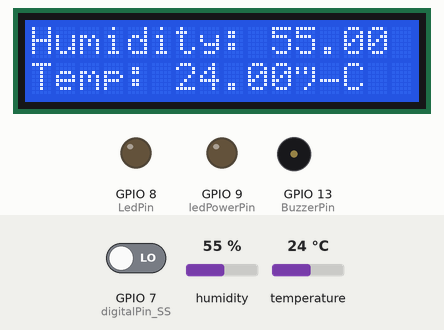
This sketch was run on a simulated ESP32-S3. Parts: 16×2 character LCD, output pins drawn as LEDs (lit = HIGH), buzzer (waves = sounding). The test bench sets the inputs (shaded band); at power-on: GPIO 7 (digitalPin_SS) LOW, humidity 55 %, temperature 24 °C. What the sketch prints to the serial monitor is not drawn.

Above: at 5.7 s.
5.8 s: GPIO 7 (digitalPin_SS) driven HIGH
At 9.0 s:
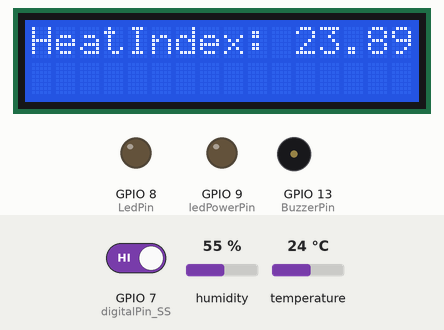
At 12.2 s:
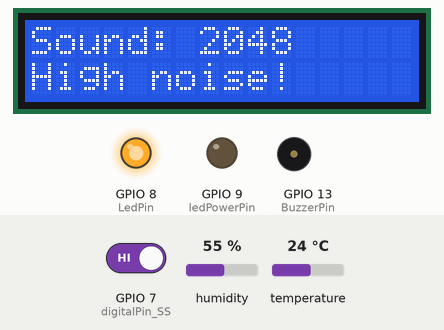
Timing chart, 0 to 15.7 s (numbered marks = the images above; inputs shaded):
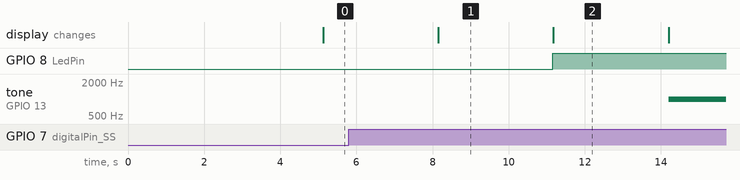

The sketch:

comp_DustSensor_Sensordata.ino
```cpp
#include <Wire.h>
#include <LiquidCrystal_I2C.h>
#include "DHT.h"

// Dust Sensor settings
const int dustSensorPin = 4;   // Analog pin connected to Vo (Pin 4 of the dust sensor)
const int ledPowerPin = 9;      // Digital pin to control the LED (Pin 3 of the dust sensor)
unsigned long samplingTime = 280;  // Duration to keep the LED on for dust sampling
unsigned long deltaTime = 40;      // Wait time after reading
unsigned long sleepTime = 9680;    // Time between consecutive readings (in ms)

LiquidCrystal_I2C lcd(0x27, 16, 2);  // I2C address 0x27, 16 columns, 2 rows

// DHT22 Sensor settings
int DHTPin = 2;
#define DHTTYPE DHT22
DHT dht(DHTPin, DHTTYPE);

float h, t, hic;

// Sound Sensor settings
int digitalPin_SS = 7;
int AnalogPin_SS = 0;
int BuzzerPin = 13;
int LedPin = 8;
int digitalVal;
int analogVal;

// MQ2 Gas Sensor settings
#define MQ2_AnalogPin 1
#define MQ2_Threshold 400
float Analog_sensorVal_MQ2;
float MQ2Voltage_Val;
float ppm_MQ2;

// MQ3 Gas Sensor settings
int Analogpin_MQ3 = 2;
float SensorVal_Analog_MQ3;
float MQ3Voltage_Val;
float ppm_MQ3;
#define MQ3Threshold 400

// MQ135 Gas Sensor
int MQ135_analogPin = 3;
float MQ135_Sensor_val;
float MQ135_SensVoltage;
float ppm_MQ135;

void setup()
{
  Serial.begin(9600);
  // Initialize the LCD
  lcd.begin(16, 2); // Update with the correct LCD size (16 columns, 2 rows)
  lcd.backlight();

  // Initialize sensors and actuators
  pinMode(digitalPin_SS, INPUT);
  pinMode(AnalogPin_SS, INPUT);
  pinMode(BuzzerPin, OUTPUT);
  pinMode(LedPin, OUTPUT);

  // Initialize dust sensor LED pin
  pinMode(ledPowerPin, OUTPUT);
  digitalWrite(ledPowerPin, LOW);  // Turn off LED initially

  dht.begin();
  delay(3000);
}

void loop()
{
  // DHT Sensor
  delay(2000);
  h = dht.readHumidity();
  t = dht.readTemperature();

  if (isnan(h) || isnan(t))
  {
    Serial.println(F("Failed to read from DHT sensor"));
    lcd.setCursor(0, 0);
    lcd.print("DHT error");
    return;
  }

  hic = dht.computeHeatIndex(t, h, false);

  // Display DHT Readings
  displayDHTReadings();

  // Sound Sensor
  digitalVal = digitalRead(digitalPin_SS);
  analogVal = analogRead(AnalogPin_SS);
  displaySoundSensorReadings();

  // MQ2 Gas Sensor
  Analog_sensorVal_MQ2 = analogRead(MQ2_AnalogPin);
  MQ2Voltage_Val = (Analog_sensorVal_MQ2 / 1024.0) * 5.0;
  ppm_MQ2 = (MQ2Voltage_Val - 0.04) / 0.00035;
  displayMQ2Readings();

  // MQ3 Gas Sensor
  SensorVal_Analog_MQ3 = analogRead(Analogpin_MQ3);
  MQ3Voltage_Val = (SensorVal_Analog_MQ3 / 1024.0) * 5.0;
  ppm_MQ3 = (MQ3Voltage_Val - 0.04) / 0.00035;
  displayMQ3Readings();

  // MQ135 Gas Sensor
  MQ135_Sensor_val = analogRead(MQ135_analogPin);
  MQ135_SensVoltage = (MQ135_Sensor_val/1024.0) * 5.0;
  ppm_MQ135 =(MQ135_SensVoltage - 0.04) / 0.00035;
  displayMQ135Readings();

  // Dust Sensor
  float dustDensity = readDustSensor();
  displayDustSensorReadings(dustDensity);

  // Send the collected data to ESP32 in a comma-separated format
  sendDataToESP32(dustDensity);

  delay(3000);
}

// Function to display DHT sensor readings on LCD and Serial
void displayDHTReadings() {
  Serial.println("___________________");
  Serial.println("DHT Readings");
  Serial.print(F("Humidity: "));
  Serial.print(h);
  Serial.print(F("%  Temp: "));
  Serial.print(t);
  Serial.print(F("°C  HeatIndex: "));
  Serial.println(hic);
  Serial.println("  ");

  lcd.clear();
  lcd.setCursor(0, 0);
  lcd.print("Humidity: ");
  lcd.print(h);
  lcd.setCursor(0, 1);
  lcd.print("Temp: ");
  lcd.print(t);
  lcd.print("°C");
  delay(3000);
  lcd.clear();
  lcd.setCursor(0,0);
  lcd.print("HeatIndex: ");
  lcd.print(hic);
  lcd.print("°C");
  delay(3000);
}

// Function to display Sound sensor readings on LCD and Serial
void displaySoundSensorReadings() {
  Serial.println("Sound Sensor");
  Serial.print(F("Sound Readings: "));
  Serial.println(analogVal);

  lcd.clear();
  lcd.setCursor(0, 0);
  lcd.print("Sound: ");
  lcd.print(analogVal);
  if (digitalVal == HIGH)
  {
    digitalWrite(LedPin, HIGH);
    Serial.println("High noise detected!");
    lcd.setCursor(0, 1);
    lcd.print("High noise!");
  }
  else
  {
    digitalWrite(LedPin, LOW);
    lcd.setCursor(0, 1);
    lcd.print("Normal");
  }
  delay(3000);
  Serial.println(" ");
}

// Function to display MQ2 sensor readings on LCD and Serial
void displayMQ2Readings() {
  Serial.println("MQ2 Gas Sensor");
  Serial.print("Sensor Value: ");
  Serial.print(Analog_sensorVal_MQ2);
  Serial.print(" ppm: ");
  Serial.println(ppm_MQ2);

  lcd.clear();
  lcd.setCursor(0, 0);
  lcd.print("MQ2: ");
  lcd.print(ppm_MQ2);
  lcd.print(" ppm");

  if (Analog_sensorVal_MQ2 > MQ2_Threshold)
  {
    Serial.println("| Smoke detected!");
    lcd.setCursor(0, 1);
    lcd.print("Smoke detected!");
    tone(BuzzerPin, 1000);
  }
  else
  {
    noTone(BuzzerPin);
    lcd.setCursor(0, 1);
    lcd.print("No smoke");
  }
  delay(3000);
}

// Function to display MQ3 sensor readings on LCD and Serial
void displayMQ3Readings() {
  Serial.println("MQ3 Gas Sensor");
  Serial.print("Sensor Value: ");
  Serial.print(SensorVal_Analog_MQ3);
  Serial.print("  ppm: ");
  Serial.println(ppm_MQ3);

  lcd.clear();
  lcd.setCursor(0, 0);
  lcd.print("MQ3: ");
  lcd.print(ppm_MQ3);
  lcd.print(" ppm");

  if (SensorVal_Analog_MQ3 > MQ3Threshold)
  {
    Serial.println("High Alcohol levels detected!!");
    lcd.setCursor(0, 1);
    lcd.print("High Alcohol!");
    tone(BuzzerPin, 1000);
  }
  else
  {
    Serial.println("Average Alcohol levels");
    lcd.setCursor(0, 1);
    lcd.print("Avg Alcohol");
    noTone(BuzzerPin);
  }
  delay(3000);
}

// Function to display MQ135 sensor readings on LCD and Serial
void displayMQ135Readings() {
  Serial.println(" ");
  Serial.println("MQ135 Gas Sensor");
  Serial.print("Sensor Value: ");
  Serial.print(MQ135_Sensor_val);
  Serial.print(" ppm: ");
  Serial.println(ppm_MQ135);

  lcd.clear();
  lcd.setCursor(0, 0);
  lcd.print("MQ135: ");
  lcd.print(ppm_MQ135);
  lcd.setCursor(0, 1);
  lcd.print(" ppm");
}

// Function to read dust sensor value and return the dust density in mg/m³
float readDustSensor() {
  digitalWrite(ledPowerPin, HIGH);  // Turn on the LED
  delayMicroseconds(samplingTime);

  int sensorValue = analogRead(dustSensorPin);
  digitalWrite(ledPowerPin, LOW);  // Turn off the LED

  float voltage = sensorValue * (5.0 / 1024.0);  // Convert to voltage
  float dustDensity = (voltage - 0.6) * 0.5;     // Convert to dust density in mg/m³

  return dustDensity > 0 ? dustDensity : 0;  // Return only positive values
}

// Function to display Dust sensor readings on LCD and Serial
void displayDustSensorReadings(float dustDensity) {
  Serial.println("Dust Sensor");
  Serial.print("Dust Density: ");
  Serial.print(dustDensity);
  Serial.println(" mg/m³");

  lcd.clear();
  lcd.setCursor(0, 0);
  lcd.print("Dust: ");
  lcd.print(dustDensity);
  lcd.print(" mg/m3");
  delay(3000);
}

// Function to send data to ESP32 via Serial2 in a comma-separated format
void sendDataToESP32(float dustDensity) {
  String humidity = String(h);
  String temperature = String(t);
  String heatIndex = String(hic);
  String noise = String(analogVal);
  String mq2_ppm = String(ppm_MQ2);
  String mq3_ppm= String(ppm_MQ3);
  String mq135_ppm= String(ppm_MQ135);
  String dustDensityStr =String(dustDensity);

  // Prepare the comma-separated data
  String data = humidity + "," + temperature + "," + heatIndex + "," + noise + "," + mq2_ppm + "," + mq3_ppm + "," + mq135_ppm + "," + dustDensityStr;

  // Send data to ESP32 over Serial
  Serial.println(data);
}
```

Measured:
- after the input at 5.8 s, GPIO 8 (LedPin): LOW → HIGH after 5.4 s; the display: first differs from a run without the input after 5.4 s (image 2)
- what the display in image 1 shows lasts 3.1 s, from 8.1 s to 11.2 s
